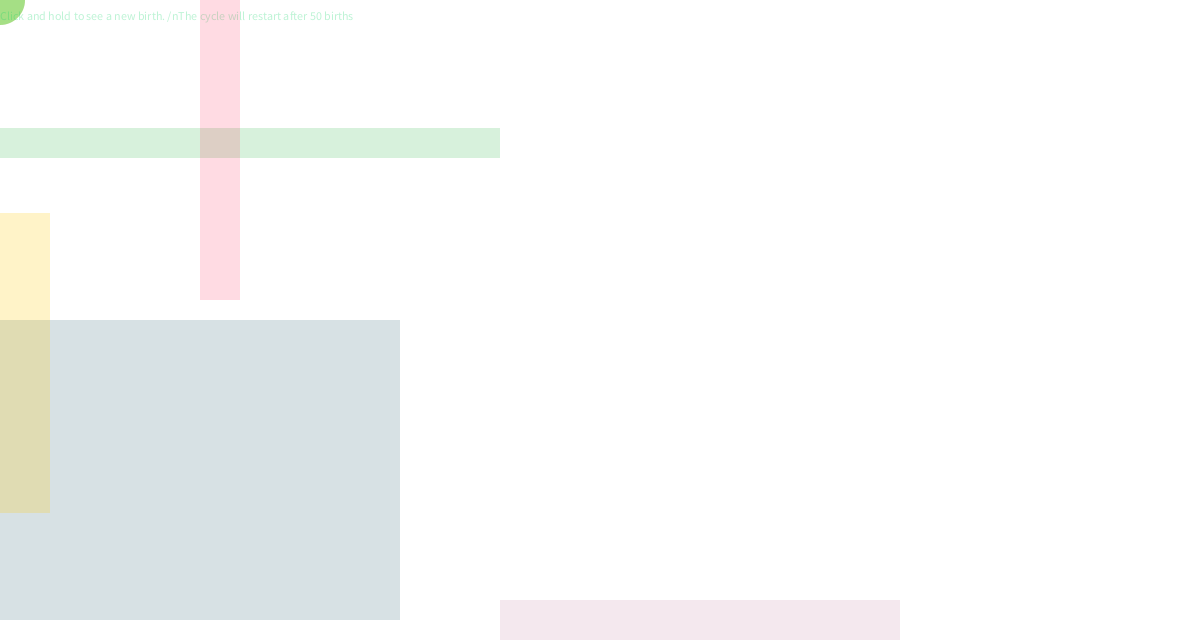
Frame 1 (no input)
Frame 60 (the mouse pressed at the canvas centre just before this capture): identical to frame 1, image omitted
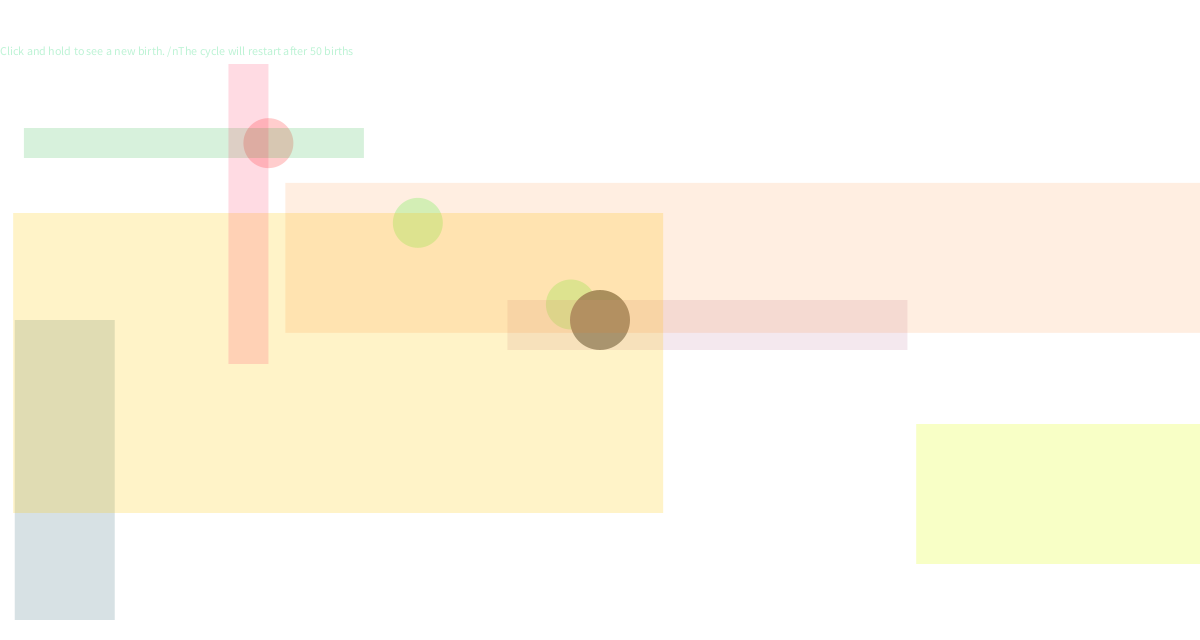
Frame 120 (the mouse held since frame 60 and released just before this capture)

The Processing sketch that drew these frames (run headless with seeded random() and noise(); from frame 60 on, the mouse is pressed at the canvas centre):

// Processing sketch: processing_119034
// ── processing_119034.pde

boolean MouseIsDown=false;
Circle [] circle = new Circle[50];
Circle R;
Circle G;
Circle B;
int countsize=0;
int count=3;
int lastCount=0;

void setup()
{
  size(1200,640);

  
  circle [0]=new Circle(50,0.01,255,0,0);
  circle [1]=new Circle (50,0.02,0,255,0);
  circle [2]=new Circle(50,0.05,0,255,0);
  
  
}

void draw()
{
  background(255);

  
  for (int i = 0; i<count;i++)
  {
    Circle I = circle[i];
    
    I.makeCircle();
    I.update();
    
  }
  //INSTRUCTIONS
  {fill(13,211,103,70);
  text("Click and hold to see a new birth. /nThe cycle will restart after 50 births", 0,20+ mouseY/9);}
  
  
  if (!MouseIsDown)
  {
    
     //GRID/LAYOUT
  noStroke();
  fill(200,140,170,50);
  rect (500,600-mouseX/2,400,50);
  fill(0,62,85,40);
  rect( 0,height/2,400-mouseX/2,300 );
  fill( 0,167,32,40 );
  rect( 0, height/5, 500-mouseY/2, 30 );
  fill( 255,205,23,60 );
  rect( 0,height/3,mouseX+50,300  );
  fill( 255,23,77,40 );
  rect( width/6,mouseY/5,40,300 );
  fill(255,112,3,30);
  rect( width/5+mouseY/7, height/3.5,width,mouseX/4 );
  fill( 232,255,62,75 );
  rect( (width/4)*3, (height/6)*4, mouseX/2, 100+mouseY/8);
    
  }

  
  if (MouseIsDown)
  {
    countsize++;
    fill(129);
    ellipse(mouseX,mouseY,countsize,countsize);
    
          //JITTER
          noStroke();
          fill(200,140,170,50);
          rect (random(500, 500+countsize/2),600-mouseX/2,400,50);
          fill(0,62,85,40);
          rect( random(0,countsize/2),height/2,400-mouseX/2,300 );
          fill( 0,167,32,40 );
          rect( random(0,countsize/2), height/5, 500-mouseY/2, 30 );
          fill( 255,205,23,60 );
          rect( random(0,countsize/2),height/3,mouseX+50,300  );
          fill( 255,23,77,40 );
          rect(random(width/6,(width/6)+countsize/2),mouseY/5,40,300 );
          fill(255,112,3,30);
          rect( random(width/5+mouseY/7,(width/5+mouseY/7)+countsize/2), height/3.5,width,mouseX/4 );
          fill( 232,255,62,75 );
          rect( random((width/4)*3,((width/4)*3)+countsize/2), (height/6)*4, mouseX/2, 100+mouseY/8);
    
  }
  
  
  
  
  
  if (count==50)
  {
    count=3;
  }
  

  
}
void mousePressed()
{
  
  if (countsize!=0)
    {countsize=0;}
  MouseIsDown=true;
}
void mouseReleased()
{ 
  circle[count] = new Circle(countsize,random(.001,.09),random(255),random(255),random(255));
  MouseIsDown=false;
  count++;
}




class Circle
{
  float mehX;
  float mehY;
  float easing;
  float x;
  float y;
  float R;
  float G;
  float B;
  float size;
  
  Circle (float S, float E,float r, float g, float b)
      {
        mehX=0;
        mehY=0;
        easing=E;
        x=0;
        y=0;
        R=r;
        G=g;
        B=b;
        size=S;
        
       }
        
          
         void update()
         {
             mehX = mouseX-x;
            if (abs(mehX)>1)
              {x = x + mehX * easing ;}
            
             mehY = mouseY-y;
            if (abs(mehY)>1)
              {y = y + mehY * easing ;}
         
         }
           
         void makeCircle()
         {
           noStroke();
           fill(R, G, B, 50);
           ellipse (x,y,size,size);
         }
          
  }
  
  


  
